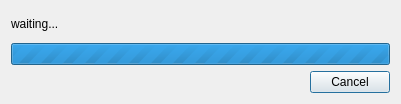
<?xml version="1.0" encoding="UTF-8"?>
<ui version="4.0">
 <class>WaitingDialogBase</class>
 <widget class="QDialog" name="WaitingDialogBase">
  <property name="geometry">
   <rect>
    <x>0</x>
    <y>0</y>
    <width>401</width>
    <height>104</height>
   </rect>
  </property>
  <property name="windowTitle">
   <string/>
  </property>
  <layout class="QVBoxLayout" name="verticalLayout">
   <item>
    <widget class="QLabel" name="status_label">
     <property name="text">
      <string>waiting...</string>
     </property>
    </widget>
   </item>
   <item>
    <widget class="QProgressBar" name="progress_bar">
     <property name="minimum">
      <number>0</number>
     </property>
     <property name="maximum">
      <number>0</number>
     </property>
     <property name="value">
      <number>0</number>
     </property>
     <property name="textVisible">
      <bool>false</bool>
     </property>
    </widget>
   </item>
   <item>
    <layout class="QHBoxLayout" name="buttons_layout">
     <item>
      <spacer name="buttons_spacer">
       <property name="orientation">
        <enum>Qt::Horizontal</enum>
       </property>
       <property name="sizeHint" stdset="0">
        <size>
         <width>40</width>
         <height>20</height>
        </size>
       </property>
      </spacer>
     </item>
     <item>
      <layout class="QHBoxLayout" name="custom_buttons_layout"/>
     </item>
     <item>
      <widget class="QDialogButtonBox" name="button_box">
       <property name="sizePolicy">
        <sizepolicy hsizetype="Fixed" vsizetype="Fixed">
         <horstretch>0</horstretch>
         <verstretch>0</verstretch>
        </sizepolicy>
       </property>
       <property name="orientation">
        <enum>Qt::Horizontal</enum>
       </property>
       <property name="standardButtons">
        <set>QDialogButtonBox::Cancel</set>
       </property>
      </widget>
     </item>
    </layout>
   </item>
  </layout>
 </widget>
 <resources/>
 <connections>
 </connections>
</ui>
